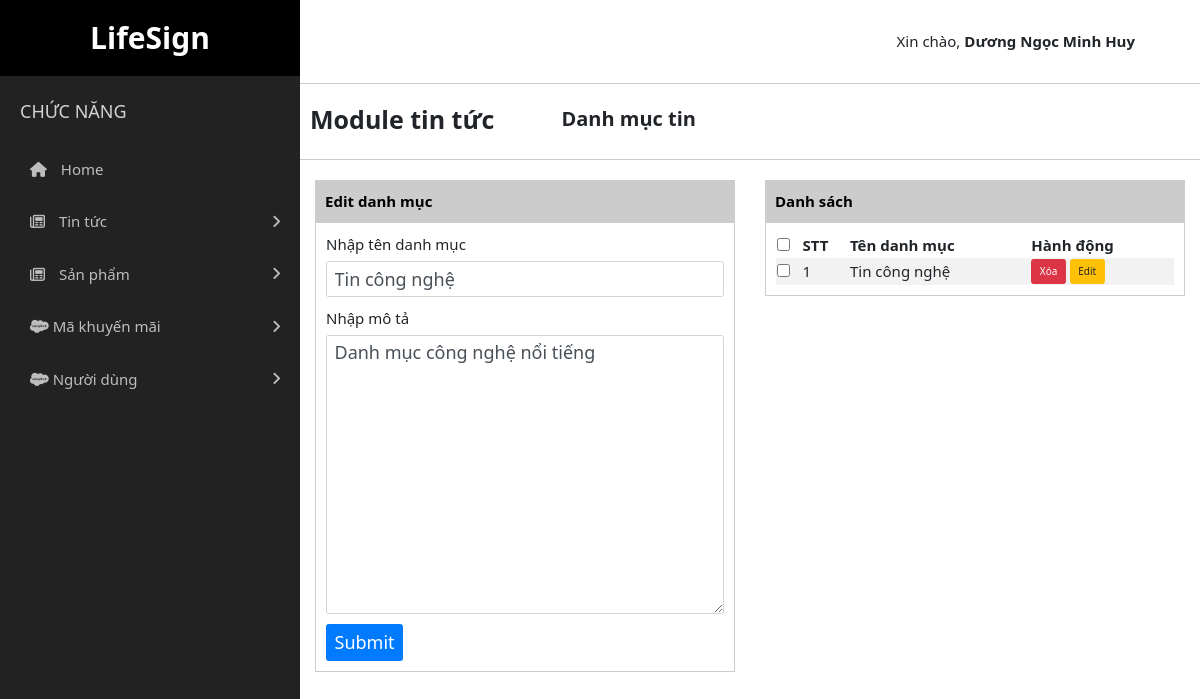
Screenshot of /admin.php?c=tin_tuc&a=edit_dm&id=1 (signed in) with the database file from the repository.
### tables this page shows
CREATE TABLE `danh_muc_tin` (
  `id_dm_tin` int(11) NOT NULL,
  `tieu_de` varchar(255) NOT NULL,
  `mo_ta` text NOT NULL
);

### admin/controller/tin_tucController.php (called while the page is built, shortened)
<?php
class tin_tucController
{
    private $tin_tucModel;
    function __construct()
    {
        $this->tin_tucModel = model('tin_tucModel');
    }
    public function edit_dm()
    {
        $thongbao = '';
        $dataDMID = $this->tin_tucModel->get_dm_one($_GET['id']);
        $dataDanhMuc = $this->tin_tucModel->get_danh_muc_tin();
        view('newAdmin/dmEditView', 'admin', [
            'dataDMID' => $dataDMID,
            'isSuccess' => $thongbao,
            'dataDanhMuc' => $dataDanhMuc
        ]);
    }
}

### core/router.php (called while the page is built, shortened)
<?php
function routerAdmin($controller, $action){
    $controllerObj = new $controller();
    $controllerObj->{$action}();
}

### core/DB.php (called while the page is built, shortened)
<?php
class DB
{
    public $con;
    private $severName = 'localhost';
    private $databaseName = 'duan1_nhom3';
    private $userName = 'root';
    private $password = '';
    function __construct()
    {
        $this->con = new mysqli($this->severName, $this->userName, $this->password, $this->databaseName);
    }
    public function getData($sql)
    {
        $datas = $this->con->query($sql);
        return $data = $datas->fetch_all();
    }
    public function getDataOne($sql)
    {
        $datas = $this->con->query($sql);
        return $datas->fetch_array();
    }
}

### model/tin_tucModel.php (called while the page is built, shortened)
<?php
class tin_tucModel extends DB
{
    function get_danh_muc_tin()
    {
        $sql = "SELECT * from danh_muc_tin order by id_dm_tin desc";
        return $this->getData($sql);
    }
    function get_dm_one($id_dm_tin)
    {
        $sql = "SELECT * from danh_muc_tin where id_dm_tin = $id_dm_tin";
        return $this->getDataOne($sql);
    }
}

### admin/view/newAdmin/dmEditView.php (the view, shortened to what this page needs)
<?php
extract($data['dataDMID']);
?>
<div class="listNew">
    <div class="listNew__header">
        <div class="chucNang__header-khung">
            <h3 class="chucNang__header-h3">
                Module tin tức
            </h3>
            <div class="chucNang__header-kCn">
                <h4 class="chucNang__header-h4">Danh mục tin</h4>
            </div>
        </div>
    </div>
    <div class="listNew__main">
        <div class="listNew__item">
            <button class="listNew__btn" type="button">Edit danh mục</button>
            <div class="listNew__khung">
                <form action="?c=tin_tuc&a=edit_dm&id=<?= $id_dm_tin ?>" method="post">
                    <div class="form-group">
                        <label for="tendm">Nhập tên danh mục</label>
                        <input required value="<?= $tieu_de ?>" type="text" class="form-control" placeholder="Tên danh mục" name="tendm" id="tendm">
                    </div>
                    <div class="form-group">
                        <label for="mota">Nhập mô tả</label>
                        <textarea required name="mota" id="mota" class="form-control" cols="30" rows="10" class><?= $mo_ta ?></textarea>
                    </div>
                    <button name="btn-submit-dm" type="submit" class="btn btn-primary">Submit</button>
                </form>
            </div>
        </div>
        <div class="listNew__item">
            <button class="listNew__btn" type="button">Danh sách</button>
            <div class="listNew__khung">
                <table class="table-striped" width="100%">
                    <thead>
                        <tr>
                            <th>
                                <input type="checkbox" name="" id="">
                            </th>
                            <th>STT</th>
                            <th>Tên danh mục</th>
                            <th>Hành động</th>
                        </tr>
                    </thead>
                    <tbody>
                        <?php
                        foreach ($data['dataDanhMuc'] as $key => $value) {
                            echo '
                                <tr>
                                    <td>
                                        <input type="checkbox" name="" id="">
                                    </td>
                                    <td>' . $key + 1 . '</td>
                                    <td>' . $value[1] . '</td>
                                    <td>
                                        <a href="?c=newAdmin&a=deleteDM&id=' . $value[0] . '" class="btn btn-danger">Xóa</a>
                                        <a href="#" class="btn btn-warning">Edit</a>
                                    </td>
                                </tr>
                                ';
                        }
                        ?>
                    </tbody>
                </table>
            </div>
        </div>
    </div>
</div>

### public/admin/css/style.css (style rules this page uses)
* { box-sizing: border-box; }
html { font-size: 62.5%; }
body { font-size: 1.5rem; font-family: 'Segoe UI', Tahoma, Geneva, Verdana, sans-serif; font-weight: 400; max-width: 100%; }
div { width: 100%; }
a { text-decoration: none; }
.listNew__header { border-bottom: 1px solid #ccc; padding: 2rem 1rem; }
.chucNang__header-khung { display: flex; align-items: center; }
.chucNang__header-h3 { width: 40%; font-size: 2.5rem; font-weight: 700; }
.chucNang__header-h4 { font-size: 2rem; font-weight: 600; }
.listNew__main { display: flex; align-items: flex-start; }
.listNew__item { max-width: 50%; flex: 0 0 50%; margin-top: 2rem; padding: 0 1.5rem; margin-bottom: 2rem; }
.listNew__btn { border: none; background-color: #ccc; outline: none; padding: 1rem; text-align: left; width: 100%; font-weight: 600; transition: .2s all linear; }
.listNew__khung { padding: 1rem; border: 1px solid #ccc; overflow: hidden; display: block; }
.listNew__khung input, .listNew__khung textarea, .listNew__khung button { font-size: large; }

### rows the page displays
danh_muc_tin: tendm "Tin công nghệ", mota "Danh mục công nghệ nổi tiếng", tieu_de "Tin công nghệ"

### other values shown
$_SESSION['login'][2] "Dương Ngọc Minh Huy"
